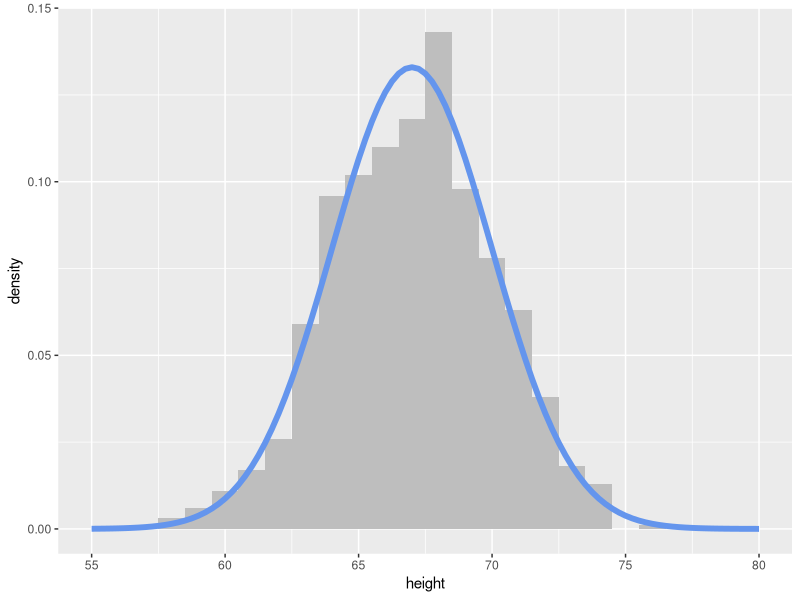

Write R code to recreate this figure.
## ---- chunk 1
#| echo: false
#| label: setup
#| message: false

library(tidyverse)
library(knitr)
library(palmerpenguins)
data(penguins)
## ---- chunk 2
set.seed(1234)

rnorm(1, mean = 0, sd = 1)
## ---- chunk 3
set.seed(1234)

rnorm(1, mean = 0, sd = 1)
## ---- chunk 4
set.seed(1234)

rnorm(1, mean = 0, sd = 1)

## Calling rnorm() again without a seed "resets" the seed! 
rnorm(1, mean = 0, sd = 1)
## ---- chunk 5
#| eval: true
my_rand <- rnorm(1, mean = 0, sd = 1)
my_rand
## ---- chunk 6
set.seed(395)

my_samples <- set.seed(93401)
my_samples <- tibble(height = rnorm(n    = 1000, 
                                    mean = 67, 
                                    sd   = 3)
                     )

my_samples |> 
  head()
## ---- chunk 7
#| message: false
#| warning: false
#| echo: true

my_samples %>%
  ggplot(aes(x = height)) +
  geom_histogram(aes(y = after_stat(density)), 
                 binwidth = 1, fill = "grey") +
  stat_function(fun = ~ dnorm(.x, mean = 67, sd = 3), 
                col = "cornflowerblue", lwd = 2) + 
  xlim(c(55, 80))
## ---- chunk 8
sample(x = 1:10, size = 10)
## ---- chunk 9
penguins |> 
  slice_sample(n = 5)
## ---- chunk 10
penguins |> 
  slice_sample(prop = .01)
## ---- chunk 11
monty_hall <- function(x){
  
  # randomly permute the three possibilities between 3 "doors"
  doors <- sample(c("car", "goat", "goat"),
                  3)
  
  # randomly select one door as a first choice
  first_choice <- sample(1:3, 1)
  
  # find which of the remaining doors have goats behind them
  remaining_goat_doors <- setdiff(which(doors == "goat"), first_choice)
  
  # reveal one of the goat doors 
  # (if there are still 2 doors with goats, choose randomly)
  
  revealed_door <- ifelse(length(remaining_goat_doors) > 1, 
                          sample(remaining_goat_doors, 1),
                          remaining_goat_doors)

  # have the player switch their choice (aka, choose the remaining door option)
  final_prize <- doors[setdiff(1:3, c(first_choice, revealed_door))]
  
  # return if they won the car or got a goat!
  final_prize
}
## ---- chunk 12
monty_hall()
## ---- chunk 13
sim_result <- map_chr(.x = 1:1000,
                      .f = monty_hall)
## ---- chunk 14
mean(sim_result == "car")
